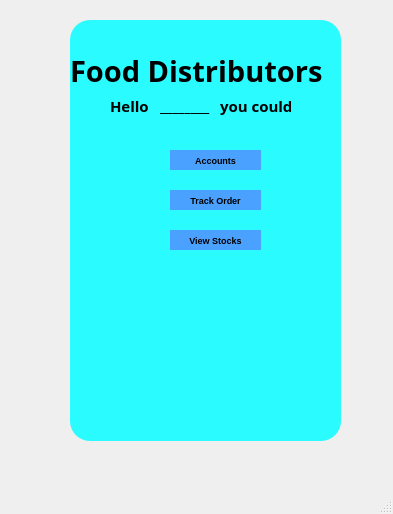
<?xml version="1.0" encoding="UTF-8"?>
<ui version="4.0">
 <class>MainWindow</class>
 <widget class="QMainWindow" name="MainWindow">
  <property name="geometry">
   <rect>
    <x>0</x>
    <y>0</y>
    <width>393</width>
    <height>514</height>
   </rect>
  </property>
  <property name="windowTitle">
   <string>MainWindow</string>
  </property>
  <widget class="QWidget" name="centralwidget">
   <widget class="QWidget" name="widget_2" native="true">
    <property name="geometry">
     <rect>
      <x>70</x>
      <y>20</y>
      <width>271</width>
      <height>421</height>
     </rect>
    </property>
    <property name="styleSheet">
     <string notr="true">border-radius:20px;
background-color: rgb(41, 251, 255);
</string>
    </property>
    <widget class="QLabel" name="label_2">
     <property name="geometry">
      <rect>
       <x>0</x>
       <y>10</y>
       <width>261</width>
       <height>81</height>
      </rect>
     </property>
     <property name="font">
      <font>
       <family>Segoe Print</family>
       <pointsize>22</pointsize>
       <weight>75</weight>
       <italic>false</italic>
       <bold>true</bold>
      </font>
     </property>
     <property name="text">
      <string>Food Distributors</string>
     </property>
    </widget>
    <widget class="QPushButton" name="pushButton_6">
     <property name="geometry">
      <rect>
       <x>100</x>
       <y>130</y>
       <width>91</width>
       <height>20</height>
      </rect>
     </property>
     <property name="font">
      <font>
       <pointsize>7</pointsize>
       <weight>75</weight>
       <bold>true</bold>
      </font>
     </property>
     <property name="styleSheet">
      <string notr="true">background-color: rgb(74, 161, 255);</string>
     </property>
     <property name="text">
      <string>Accounts</string>
     </property>
    </widget>
    <widget class="QPushButton" name="pushButton_7">
     <property name="geometry">
      <rect>
       <x>100</x>
       <y>170</y>
       <width>91</width>
       <height>20</height>
      </rect>
     </property>
     <property name="font">
      <font>
       <pointsize>7</pointsize>
       <weight>75</weight>
       <bold>true</bold>
      </font>
     </property>
     <property name="styleSheet">
      <string notr="true">background-color: rgb(74, 161, 255);</string>
     </property>
     <property name="text">
      <string>Track Order</string>
     </property>
    </widget>
    <widget class="QPushButton" name="pushButton_8">
     <property name="geometry">
      <rect>
       <x>100</x>
       <y>210</y>
       <width>91</width>
       <height>20</height>
      </rect>
     </property>
     <property name="font">
      <font>
       <pointsize>7</pointsize>
       <weight>75</weight>
       <bold>true</bold>
      </font>
     </property>
     <property name="styleSheet">
      <string notr="true">background-color: rgb(74, 161, 255);</string>
     </property>
     <property name="text">
      <string>View Stocks</string>
     </property>
    </widget>
    <widget class="QLabel" name="label_3">
     <property name="geometry">
      <rect>
       <x>40</x>
       <y>70</y>
       <width>41</width>
       <height>31</height>
      </rect>
     </property>
     <property name="font">
      <font>
       <family>Segoe Print</family>
       <pointsize>11</pointsize>
       <weight>75</weight>
       <italic>false</italic>
       <bold>true</bold>
      </font>
     </property>
     <property name="text">
      <string>Hello</string>
     </property>
    </widget>
    <widget class="QLabel" name="label_4">
     <property name="geometry">
      <rect>
       <x>90</x>
       <y>70</y>
       <width>51</width>
       <height>31</height>
      </rect>
     </property>
     <property name="font">
      <font>
       <family>Segoe Print</family>
       <pointsize>11</pointsize>
       <weight>75</weight>
       <italic>false</italic>
       <bold>true</bold>
      </font>
     </property>
     <property name="text">
      <string>________</string>
     </property>
    </widget>
    <widget class="QLabel" name="label_5">
     <property name="geometry">
      <rect>
       <x>150</x>
       <y>70</y>
       <width>71</width>
       <height>31</height>
      </rect>
     </property>
     <property name="font">
      <font>
       <family>Segoe Print</family>
       <pointsize>11</pointsize>
       <weight>75</weight>
       <italic>false</italic>
       <bold>true</bold>
      </font>
     </property>
     <property name="text">
      <string>you could</string>
     </property>
    </widget>
   </widget>
  </widget>
  <widget class="QMenuBar" name="menubar">
   <property name="geometry">
    <rect>
     <x>0</x>
     <y>0</y>
     <width>393</width>
     <height>21</height>
    </rect>
   </property>
  </widget>
  <widget class="QStatusBar" name="statusbar"/>
 </widget>
 <resources>
  <include location="pic1.qrc"/>
 </resources>
 <connections/>
</ui>
